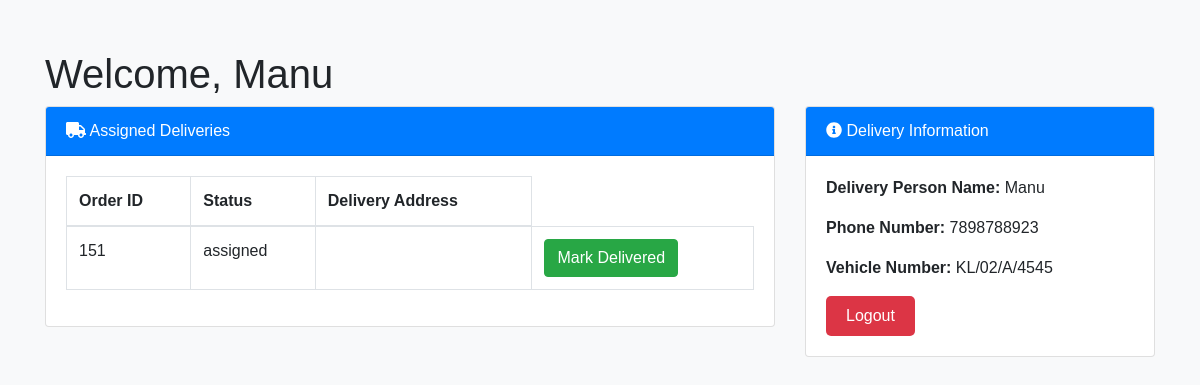
Screenshot of /main_project/delivery/dashboard/19/ with the database file from the repository.
### logi/models.py (models this page shows)
class DeliveryPerson(models.Model):
    user = models.OneToOneField(User, on_delete=models.CASCADE, primary_key=True)
    phone_number = models.CharField(max_length=20)
    vehicle_number = models.CharField(max_length=20)

class User(AbstractUser):
   is_customer= models.BooleanField(default=False)
   is_employee= models.BooleanField(default=False)
   is_delivery_person = models.BooleanField(default=False)
   name=models.CharField(max_length=50)

### main_project/models.py (models this page shows, shortened)
class Delivery(models.Model):
    order_id = models.CharField(max_length=100)
    status = models.CharField(max_length=50)
    delivery_person = models.ForeignKey('logi.DeliveryPerson', on_delete=models.CASCADE)

### main_project/views.py (the view)
# urls.py: path('delivery/dashboard/<int:delivery_person_id>/', views.delivery_dashboard, name='delivery_dashboard'),
def delivery_dashboard(request, delivery_person_id):
    delivery_person = get_object_or_404(DeliveryPerson, pk=delivery_person_id)
    assigned_deliveries = Delivery.objects.filter(delivery_person=delivery_person)
    if request.method == 'POST':
        delivery_id = request.POST.get('delivery_id')
        delivery = get_object_or_404(Delivery, pk=delivery_id)
        delivery.status = 'delivered'
        delivery.save()
        return redirect('delivery_dashboard', delivery_person_id=delivery_person_id)
    return render(request, 'delivery/delivery_dashboard.html', {'delivery_person': delivery_person, 'assigned_deliveries': assigned_deliveries})

### template/delivery/delivery_dashboard.html (shortened to what this page needs)
<!DOCTYPE html>
<html lang="en">
<head>
    <link href="https://stackpath.bootstrapcdn.com/bootstrap/4.5.2/css/bootstrap.min.css" rel="stylesheet">
    <link href="https://cdnjs.cloudflare.com/ajax/libs/font-awesome/5.15.1/css/all.min.css" rel="stylesheet">
</head>
<body>
    <div class="container">
        <h1 class="mt-4">Welcome, {{ delivery_person.user.name }}</h1>
        <div class="row">
            <div class="col-lg-8">
                <div class="card mb-4">
                    <div class="card-header">
                        <i class="fas fa-truck"></i>
                        Assigned Deliveries
                    </div>
                    <div class="card-body">
                        <div class="table-responsive">
                            <table class="table table-bordered" id="dataTable" width="100%" cellspacing="0">
                                <thead>
                                    <tr>
                                        <th>Order ID</th>
                                        <th>Status</th>
                                        <th>Delivery Address</th>
                                    </tr>
                                </thead>
                                <tbody>
                                    {% for delivery in assigned_deliveries %}
                                    {% if not delivery.status == 'delivered' %}
                                    <tr>
                                        <td>{{ delivery.order_id }}</td>
                                        <td>{{ delivery.status }}</td>
                                        <td>{{ delivery.address }}</td>
                                        <td>
                                            <form action="{% url 'mark_delivered' delivery.id %}" method="post">
                                                <button type="submit" class="btn btn-success">Mark Delivered</button>
                                            </form>
                                        </td>
                                    </tr>
                                    {% endif %}
                                    {% endfor %}
                                </tbody>
                            </table>
                        </div>
                    </div>
                </div>
            </div>
            <div class="col-lg-4">
                <div class="card mb-4">
                    <div class="card-header">
                        <i class="fas fa-info-circle"></i>
                        Delivery Information
                    </div>
                    <div class="card-body">
                        <p><strong>Delivery Person Name:</strong> {{ delivery_person.user.name }}</p>
                        <p><strong>Phone Number:</strong> {{ delivery_person.phone_number }}</p>
                        <p><strong>Vehicle Number:</strong> {{ delivery_person.vehicle_number }}</p>
                        <form action="{% url 'logout' %}" method="post">
                            <button type="submit" class="logout-btn">Logout</button>
                        </form>
                    </div>
                </div>
            </div>
        </div>
    </div>
</body>
</html>

### template/delivery/delivery_dashboard.html (style rules this page uses)
body { font-family: Arial, sans-serif; background-color: #f8f9fa; margin: 0; padding: 0; }
.container { margin-top: 50px; }
.card-header { background-color: #007bff; color: #fff; }
.logout-btn { background-color: #dc3545; border: none; color: #fff; padding: 8px 20px; border-radius: 5px; cursor: pointer; }

### rows the page displays
DeliveryPerson: user.name "Manu", phone_number "7898788923", vehicle_number "KL/02/A/4545"
Delivery: order_id "151", status "assigned"
